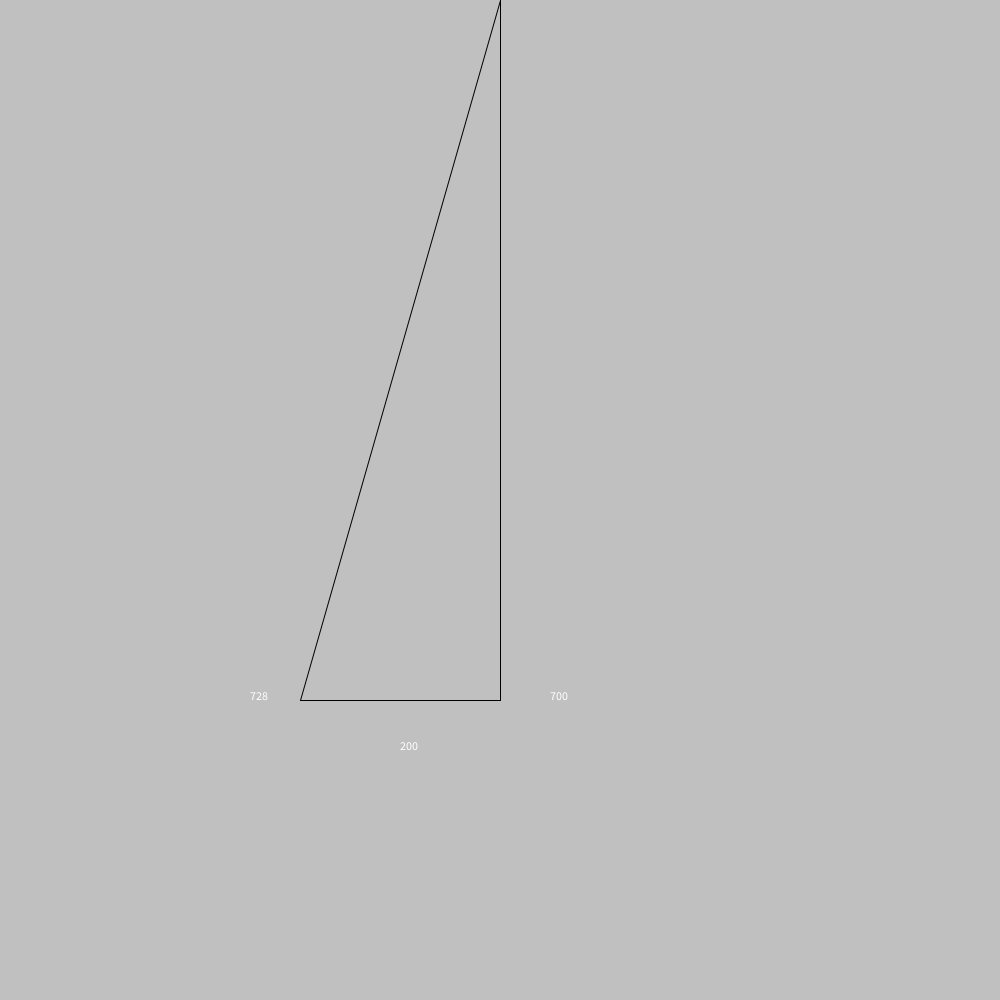
Frame 1 (no input)
Frame 60 (the mouse pressed at the canvas centre just before this capture): identical to frame 1, image omitted
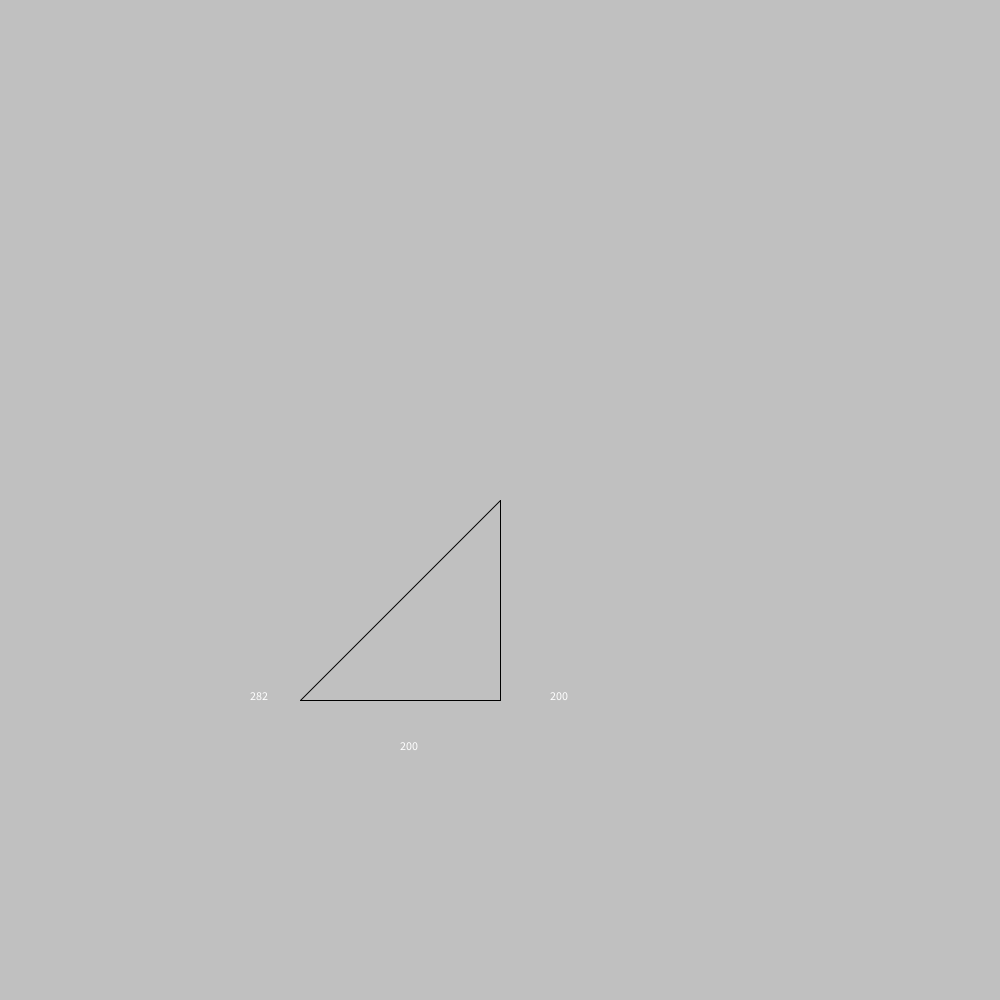
Frame 120 (the mouse held since frame 60 and released just before this capture)

The Processing sketch that drew these frames (run headless with seeded random() and noise(); from frame 60 on, the mouse is pressed at the canvas centre):

// Processing sketch: lecture3Triangle
// ── lecture3Triangle.pde
void setup()
{
  size(1000,1000);
}

float h,o,a,theta;

void draw()
{
  
  o = 200;
  a = -(mouseY-700);
  h = sqrt((a*a)+(o*o));
  theta = 57.2957795*asin(o/h);
  
  background(192);
  
  line(500,700,500,mouseY);
  line(500,mouseY,300,700);
  line(300,700,500,700);
  
  text((int)o,400,750);
  text((int)a,550,700);
  text((int)(h),250,700);
  
  println("Theta =",theta);
  //ellipse(mouseX,mouseY,20,20);
}
